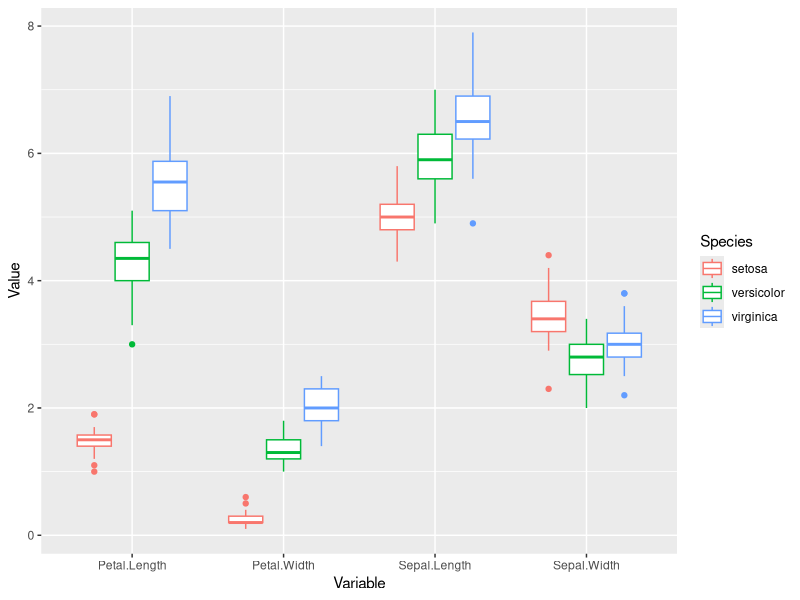
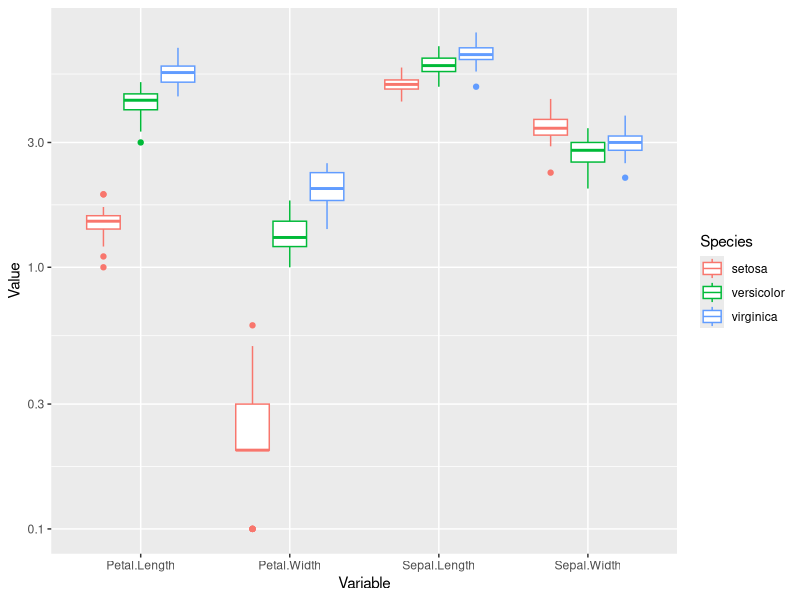
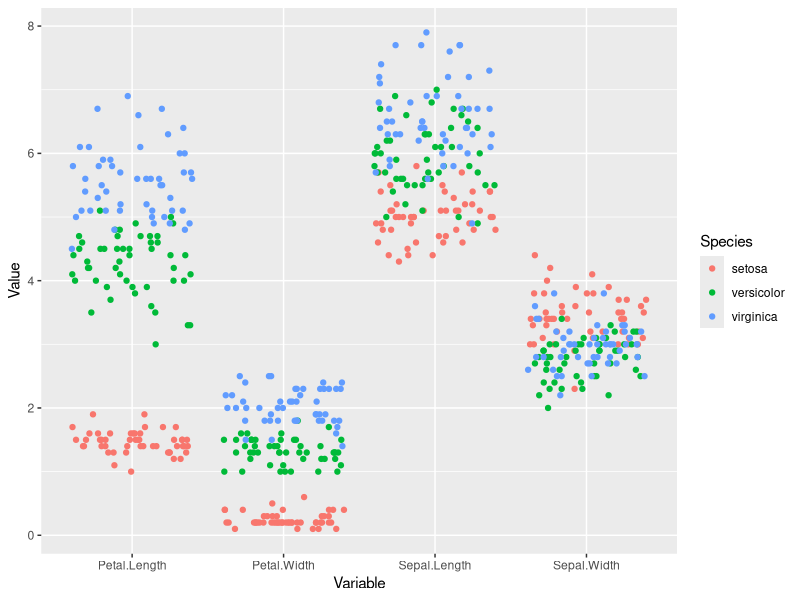
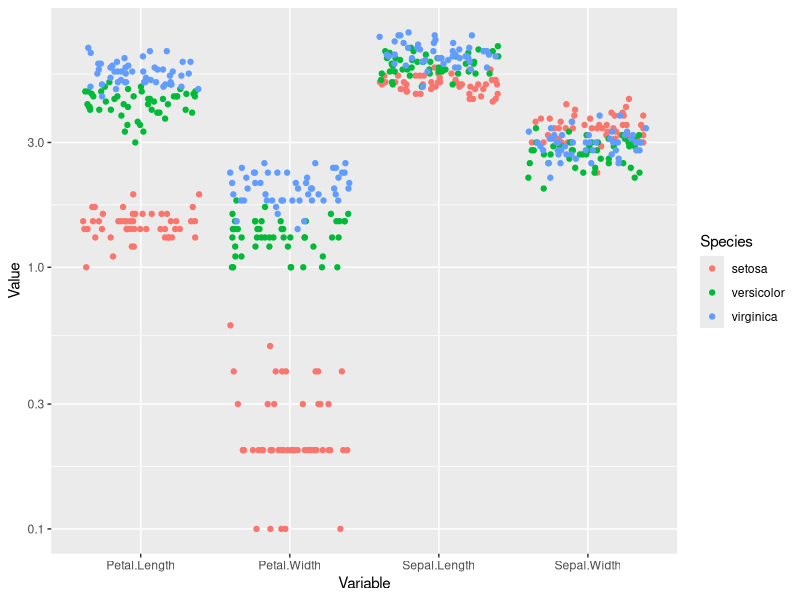
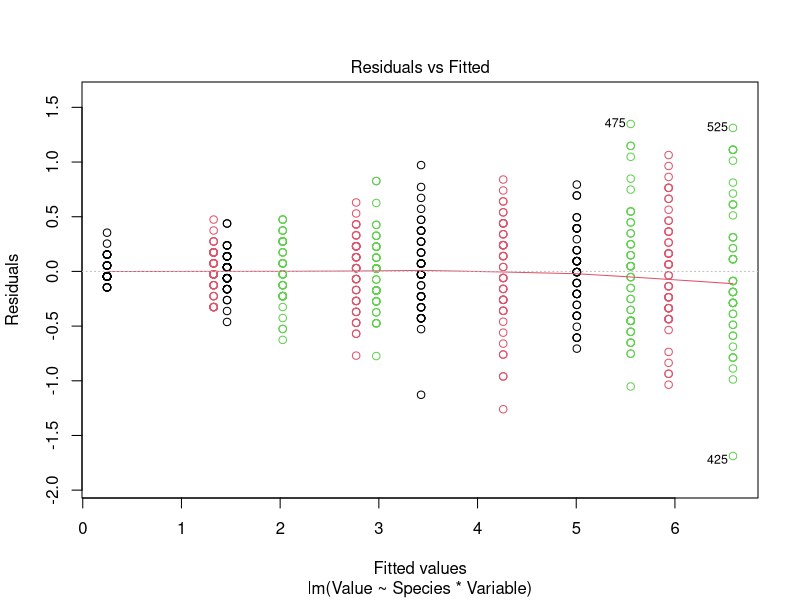
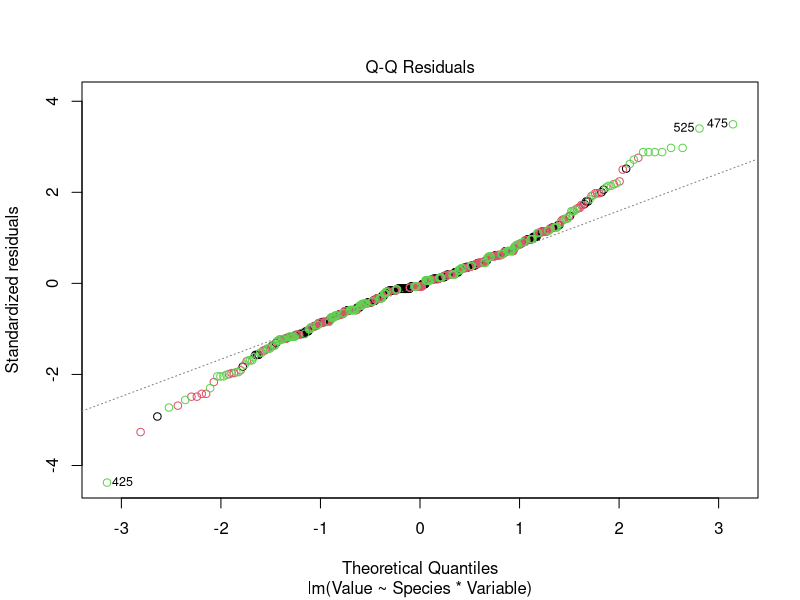
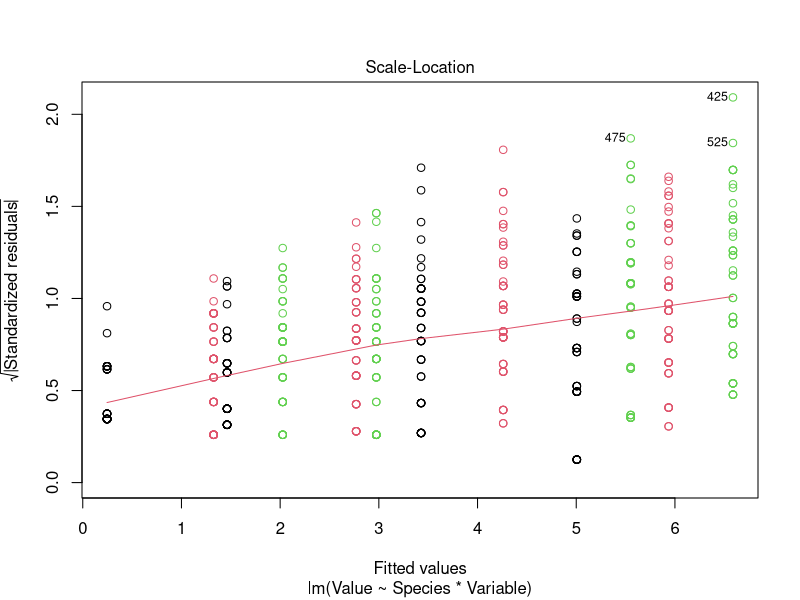
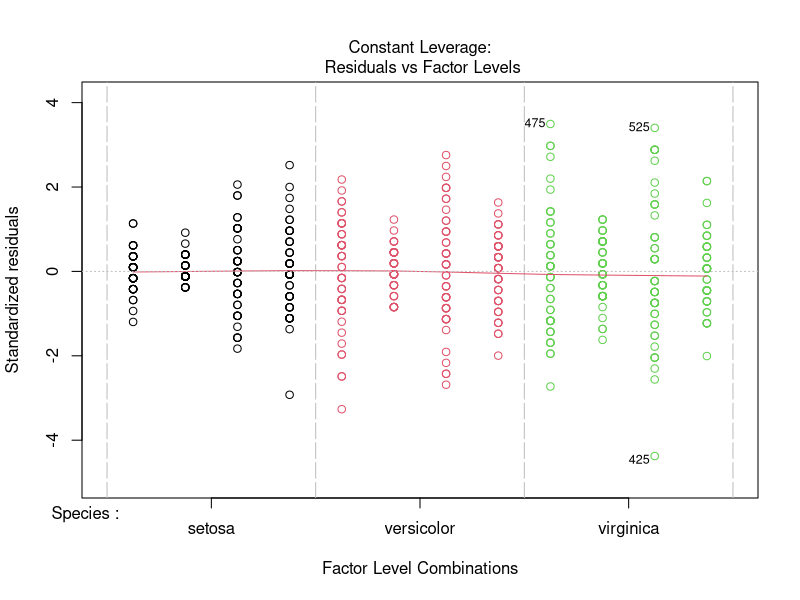

Generate these figures, in order, with R:
## ---- chunk 1
#| label: init
#| message: false
library('tidyverse')
library('lme4')
## ---- chunk 2
#| label: data_preparation
iris_long <- iris |> 
  mutate(id = 1:nrow(iris)) |> 
  pivot_longer(cols = -c(Species, id), 
               names_to = 'Variable', 
               values_to = 'Value')
## ---- chunk 3
#| label: iris_plots
iris_long |> 
  ggplot(aes(Variable, Value, color = Species)) + 
  geom_boxplot()

last_plot() + scale_y_log10() 

iris_long |> 
  ggplot(aes(Variable, Value, color = Species)) + 
  geom_jitter(height = 0)

last_plot() + scale_y_log10() 
## ---- chunk 4
#| label: iris_models
fitted_model <- 
  lm(Value ~ Species * Variable, 
     data = iris_long)
anova(fitted_model)
plot(fitted_model, col = iris_long$Species)

fitted_model <- 
  lm(log(Value) ~ Species * Variable, 
     data = iris_long)
anova(fitted_model)
plot(fitted_model, col = iris_long$Species)

fitted_model <- 
  lmer(log(Value) ~ Species * Variable + (1 | id),
     data = iris_long)
fitted_model
